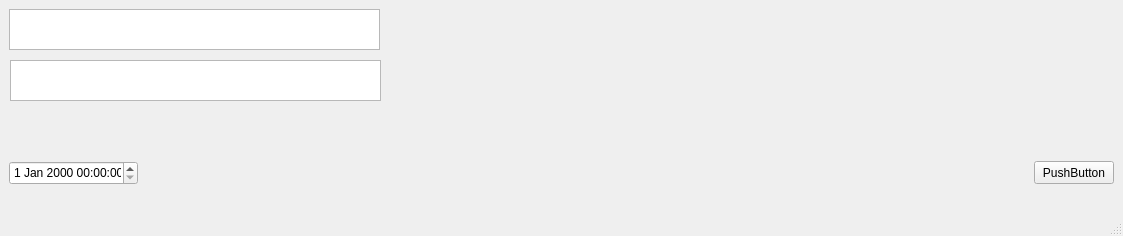
<?xml version="1.0" encoding="UTF-8"?>
<ui version="4.0">
 <class>C_Form_Clndr</class>
 <widget class="QMainWindow" name="C_Form_Clndr">
  <property name="geometry">
   <rect>
    <x>0</x>
    <y>0</y>
    <width>1123</width>
    <height>236</height>
   </rect>
  </property>
  <property name="windowTitle">
   <string>C_Form_Clndr</string>
  </property>
  <widget class="QWidget" name="centralwidget">
   <widget class="QTextEdit" name="textEditClndr">
    <property name="geometry">
     <rect>
      <x>9</x>
      <y>9</y>
      <width>371</width>
      <height>41</height>
     </rect>
    </property>
   </widget>
   <widget class="QTextEdit" name="textEditStars">
    <property name="geometry">
     <rect>
      <x>10</x>
      <y>60</y>
      <width>371</width>
      <height>41</height>
     </rect>
    </property>
   </widget>
   <widget class="QDateTimeEdit" name="dateTimeEdit">
    <property name="geometry">
     <rect>
      <x>9</x>
      <y>161</y>
      <width>129</width>
      <height>24</height>
     </rect>
    </property>
   </widget>
   <widget class="QPushButton" name="pushButton">
    <property name="geometry">
     <rect>
      <x>1034</x>
      <y>161</y>
      <width>80</width>
      <height>23</height>
     </rect>
    </property>
    <property name="text">
     <string>PushButton</string>
    </property>
   </widget>
  </widget>
  <widget class="QMenuBar" name="menubar">
   <property name="geometry">
    <rect>
     <x>0</x>
     <y>0</y>
     <width>1123</width>
     <height>20</height>
    </rect>
   </property>
  </widget>
  <widget class="QStatusBar" name="statusbar"/>
 </widget>
 <resources/>
 <connections/>
</ui>
